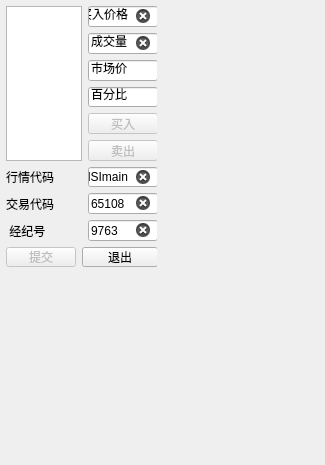
<?xml version="1.0" encoding="UTF-8"?>
<ui version="4.0">
 <class>Form</class>
 <widget class="QWidget" name="Form">
  <property name="geometry">
   <rect>
    <x>0</x>
    <y>0</y>
    <width>325</width>
    <height>465</height>
   </rect>
  </property>
  <property name="windowTitle">
   <string>Form</string>
  </property>
  <widget class="QWidget" name="">
   <property name="geometry">
    <rect>
     <x>6</x>
     <y>6</y>
     <width>151</width>
     <height>261</height>
    </rect>
   </property>
   <layout class="QGridLayout" name="gridLayout">
    <item row="0" column="0" rowspan="6" colspan="2">
     <widget class="QListView" name="listView"/>
    </item>
    <item row="0" column="2">
     <widget class="QLineEdit" name="PRICE_LE">
      <property name="text">
       <string>买入价格</string>
      </property>
      <property name="clearButtonEnabled">
       <bool>true</bool>
      </property>
     </widget>
    </item>
    <item row="1" column="2">
     <widget class="QLineEdit" name="VOLUME_LE">
      <property name="text">
       <string>成交量</string>
      </property>
      <property name="clearButtonEnabled">
       <bool>true</bool>
      </property>
     </widget>
    </item>
    <item row="2" column="2">
     <widget class="QLineEdit" name="MARKET_PRICE_LE">
      <property name="text">
       <string>市场价</string>
      </property>
     </widget>
    </item>
    <item row="3" column="2">
     <widget class="QLineEdit" name="PERCENT_LE">
      <property name="text">
       <string>百分比</string>
      </property>
     </widget>
    </item>
    <item row="4" column="2">
     <widget class="QPushButton" name="Buy_btn">
      <property name="enabled">
       <bool>false</bool>
      </property>
      <property name="styleSheet">
       <string notr="true"/>
      </property>
      <property name="text">
       <string>买入</string>
      </property>
     </widget>
    </item>
    <item row="5" column="2">
     <widget class="QPushButton" name="Sell_btn">
      <property name="enabled">
       <bool>false</bool>
      </property>
      <property name="styleSheet">
       <string notr="true"/>
      </property>
      <property name="text">
       <string>卖出</string>
      </property>
     </widget>
    </item>
    <item row="6" column="0">
     <widget class="QLabel" name="label_6">
      <property name="text">
       <string>行情代码</string>
      </property>
     </widget>
    </item>
    <item row="6" column="2">
     <widget class="QLineEdit" name="MARKET_SECURITY_LE">
      <property name="text">
       <string>HSImain</string>
      </property>
      <property name="clearButtonEnabled">
       <bool>true</bool>
      </property>
     </widget>
    </item>
    <item row="7" column="0">
     <widget class="QLabel" name="label_2">
      <property name="text">
       <string>交易代码</string>
      </property>
     </widget>
    </item>
    <item row="7" column="2">
     <widget class="QLineEdit" name="TRADING_SECURITY_LE">
      <property name="text">
       <string>65108</string>
      </property>
      <property name="clearButtonEnabled">
       <bool>true</bool>
      </property>
     </widget>
    </item>
    <item row="8" column="0">
     <widget class="QLabel" name="label_5">
      <property name="text">
       <string> 经纪号</string>
      </property>
     </widget>
    </item>
    <item row="8" column="2">
     <widget class="QLineEdit" name="TRADING_NUM_LE">
      <property name="text">
       <string>9763</string>
      </property>
      <property name="clearButtonEnabled">
       <bool>true</bool>
      </property>
     </widget>
    </item>
    <item row="9" column="0">
     <widget class="QPushButton" name="Submit_btn">
      <property name="enabled">
       <bool>false</bool>
      </property>
      <property name="styleSheet">
       <string notr="true"/>
      </property>
      <property name="text">
       <string>提交</string>
      </property>
     </widget>
    </item>
    <item row="9" column="1" colspan="2">
     <widget class="QPushButton" name="Exit_btn">
      <property name="styleSheet">
       <string notr="true"/>
      </property>
      <property name="text">
       <string>退出</string>
      </property>
     </widget>
    </item>
   </layout>
  </widget>
 </widget>
 <resources/>
 <connections>
  <connection>
   <sender>TRADING_NUM_LE</sender>
   <signal>textChanged(QString)</signal>
   <receiver>Form</receiver>
   <slot>enable_register_btn()</slot>
   <hints>
    <hint type="sourcelabel">
     <x>182</x>
     <y>237</y>
    </hint>
    <hint type="destinationlabel">
     <x>0</x>
     <y>147</y>
    </hint>
   </hints>
  </connection>
  <connection>
   <sender>TRADING_SECURITY_LE</sender>
   <signal>textChanged(QString)</signal>
   <receiver>Form</receiver>
   <slot>enable_register_btn()</slot>
   <hints>
    <hint type="sourcelabel">
     <x>182</x>
     <y>211</y>
    </hint>
    <hint type="destinationlabel">
     <x>0</x>
     <y>119</y>
    </hint>
   </hints>
  </connection>
  <connection>
   <sender>MARKET_SECURITY_LE</sender>
   <signal>textChanged(QString)</signal>
   <receiver>Form</receiver>
   <slot>enable_register_btn()</slot>
   <hints>
    <hint type="sourcelabel">
     <x>182</x>
     <y>185</y>
    </hint>
    <hint type="destinationlabel">
     <x>0</x>
     <y>90</y>
    </hint>
   </hints>
  </connection>
  <connection>
   <sender>Exit_btn</sender>
   <signal>clicked()</signal>
   <receiver>Form</receiver>
   <slot>exit_pane()</slot>
   <hints>
    <hint type="sourcelabel">
     <x>182</x>
     <y>292</y>
    </hint>
    <hint type="destinationlabel">
     <x>169</x>
     <y>106</y>
    </hint>
   </hints>
  </connection>
  <connection>
   <sender>Submit_btn</sender>
   <signal>clicked()</signal>
   <receiver>Form</receiver>
   <slot>subimit()</slot>
   <hints>
    <hint type="sourcelabel">
     <x>101</x>
     <y>292</y>
    </hint>
    <hint type="destinationlabel">
     <x>169</x>
     <y>156</y>
    </hint>
   </hints>
  </connection>
  <connection>
   <sender>PRICE_LE</sender>
   <signal>textChanged(QString)</signal>
   <receiver>Form</receiver>
   <slot>enable_register_btn()</slot>
   <hints>
    <hint type="sourcelabel">
     <x>182</x>
     <y>23</y>
    </hint>
    <hint type="destinationlabel">
     <x>169</x>
     <y>124</y>
    </hint>
   </hints>
  </connection>
  <connection>
   <sender>VOLUME_LE</sender>
   <signal>textChanged(QString)</signal>
   <receiver>Form</receiver>
   <slot>enable_register_btn()</slot>
   <hints>
    <hint type="sourcelabel">
     <x>182</x>
     <y>49</y>
    </hint>
    <hint type="destinationlabel">
     <x>169</x>
     <y>165</y>
    </hint>
   </hints>
  </connection>
  <connection>
   <sender>Buy_btn</sender>
   <signal>clicked()</signal>
   <receiver>Form</receiver>
   <slot>call_btn()</slot>
   <hints>
    <hint type="sourcelabel">
     <x>182</x>
     <y>117</y>
    </hint>
    <hint type="destinationlabel">
     <x>169</x>
     <y>13</y>
    </hint>
   </hints>
  </connection>
  <connection>
   <sender>Sell_btn</sender>
   <signal>clicked()</signal>
   <receiver>Form</receiver>
   <slot>sell_btn()</slot>
   <hints>
    <hint type="sourcelabel">
     <x>182</x>
     <y>159</y>
    </hint>
    <hint type="destinationlabel">
     <x>169</x>
     <y>44</y>
    </hint>
   </hints>
  </connection>
 </connections>
 <slots>
  <slot>enable_register_btn()</slot>
  <slot>exit_pane()</slot>
  <slot>subimit()</slot>
  <slot>stop_pane()</slot>
  <slot>call_btn()</slot>
  <slot>sell_btn()</slot>
 </slots>
</ui>
